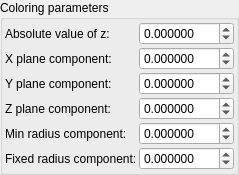
    <widget class="QGroupBox" name="groupBox_4">
     <property name="title">
      <string>Coloring parameters</string>
     </property>
     <layout class="QGridLayout" name="gridLayout_5">
      <property name="leftMargin">
       <number>2</number>
      </property>
      <property name="topMargin">
       <number>2</number>
      </property>
      <property name="rightMargin">
       <number>2</number>
      </property>
      <property name="bottomMargin">
       <number>2</number>
      </property>
      <property name="spacing">
       <number>2</number>
      </property>
      <item row="0" column="0">
       <layout class="QGridLayout" name="gridLayout_4" columnstretch="0,1">
        <property name="spacing">
         <number>2</number>
        </property>
        <item row="0" column="1">
         <widget class="MyDoubleSpinBox" name="spinbox_mandelbox_color_R">
          <property name="sizePolicy">
           <sizepolicy hsizetype="Minimum" vsizetype="Maximum">
            <horstretch>0</horstretch>
            <verstretch>0</verstretch>
           </sizepolicy>
          </property>
          <property name="prefix">
           <string/>
          </property>
          <property name="suffix">
           <string/>
          </property>
          <property name="decimals">
           <number>6</number>
          </property>
          <property name="minimum">
           <double>-100.000000000000000</double>
          </property>
          <property name="maximum">
           <double>100.000000000000000</double>
          </property>
          <property name="singleStep">
           <double>0.100000000000000</double>
          </property>
         </widget>
        </item>
        <item row="4" column="0">
         <widget class="QLabel" name="label_28">
          <property name="text">
           <string>Min radius component:</string>
          </property>
         </widget>
        </item>
        <item row="1" column="0">
         <widget class="QLabel" name="label_25">
          <property name="text">
           <string>X plane component:</string>
          </property>
         </widget>
        </item>
        <item row="2" column="1">
         <widget class="MyDoubleSpinBox" name="spinbox3_mandelbox_color_y">
          <property name="sizePolicy">
           <sizepolicy hsizetype="Minimum" vsizetype="Maximum">
            <horstretch>0</horstretch>
            <verstretch>0</verstretch>
           </sizepolicy>
          </property>
          <property name="prefix">
           <string/>
          </property>
          <property name="suffix">
           <string/>
          </property>
          <property name="decimals">
           <number>6</number>
          </property>
          <property name="minimum">
           <double>-100.000000000000000</double>
          </property>
          <property name="maximum">
           <double>100.000000000000000</double>
          </property>
          <property name="singleStep">
           <double>0.100000000000000</double>
          </property>
         </widget>
        </item>
        <item row="2" column="0">
         <widget class="QLabel" name="label_26">
          <property name="text">
           <string>Y plane component:</string>
          </property>
         </widget>
        </item>
        <item row="3" column="0">
         <widget class="QLabel" name="label_27">
          <property name="text">
           <string>Z plane component:</string>
          </property>
         </widget>
        </item>
        <item row="0" column="0">
         <widget class="QLabel" name="label_24">
          <property name="text">
           <string>Absolute value of z:</string>
          </property>
         </widget>
        </item>
        <item row="1" column="1">
         <widget class="MyDoubleSpinBox" name="spinbox3_mandelbox_color_x">
          <property name="sizePolicy">
           <sizepolicy hsizetype="Minimum" vsizetype="Maximum">
            <horstretch>0</horstretch>
            <verstretch>0</verstretch>
           </sizepolicy>
          </property>
          <property name="prefix">
           <string/>
          </property>
          <property name="suffix">
           <string/>
          </property>
          <property name="decimals">
           <number>6</number>
          </property>
          <property name="minimum">
           <double>-100.000000000000000</double>
          </property>
          <property name="maximum">
           <double>100.000000000000000</double>
          </property>
          <property name="singleStep">
           <double>0.100000000000000</double>
          </property>
         </widget>
        </item>
        <item row="5" column="0">
         <widget class="QLabel" name="label_29">
          <property name="text">
           <string>Fixed radius component:</string>
          </property>
         </widget>
        </item>
        <item row="5" column="1">
         <widget class="MyDoubleSpinBox" name="spinbox_mandelbox_color_Sp2">
          <property name="sizePolicy">
           <sizepolicy hsizetype="Minimum" vsizetype="Maximum">
            <horstretch>0</horstretch>
            <verstretch>0</verstretch>
           </sizepolicy>
          </property>
          <property name="prefix">
           <string/>
          </property>
          <property name="suffix">
           <string/>
          </property>
          <property name="decimals">
           <number>6</number>
          </property>
          <property name="minimum">
           <double>-100.000000000000000</double>
          </property>
          <property name="maximum">
           <double>100.000000000000000</double>
          </property>
          <property name="singleStep">
           <double>0.100000000000000</double>
          </property>
         </widget>
        </item>
        <item row="3" column="1">
         <widget class="MyDoubleSpinBox" name="spinbox3_mandelbox_color_z">
          <property name="sizePolicy">
           <sizepolicy hsizetype="Minimum" vsizetype="Maximum">
            <horstretch>0</horstretch>
            <verstretch>0</verstretch>
           </sizepolicy>
          </property>
          <property name="prefix">
           <string/>
          </property>
          <property name="suffix">
           <string/>
          </property>
          <property name="decimals">
           <number>6</number>
          </property>
          <property name="minimum">
           <double>-100.000000000000000</double>
          </property>
          <property name="maximum">
           <double>100.000000000000000</double>
          </property>
          <property name="singleStep">
           <double>0.100000000000000</double>
          </property>
         </widget>
        </item>
        <item row="4" column="1">
         <widget class="MyDoubleSpinBox" name="spinbox_mandelbox_color_Sp1">
          <property name="sizePolicy">
           <sizepolicy hsizetype="Minimum" vsizetype="Maximum">
            <horstretch>0</horstretch>
            <verstretch>0</verstretch>
           </sizepolicy>
          </property>
          <property name="prefix">
           <string/>
          </property>
          <property name="suffix">
           <string/>
          </property>
          <property name="decimals">
           <number>6</number>
          </property>
          <property name="minimum">
           <double>-100.000000000000000</double>
          </property>
          <property name="maximum">
           <double>100.000000000000000</double>
          </property>
          <property name="singleStep">
           <double>0.100000000000000</double>
          </property>
         </widget>
        </item>
       </layout>
      </item>
     </layout>
    </widget>
